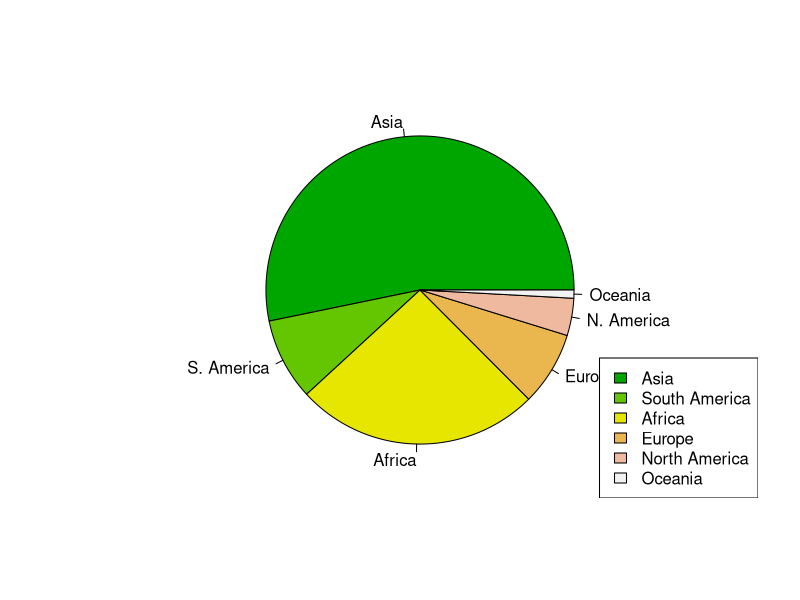
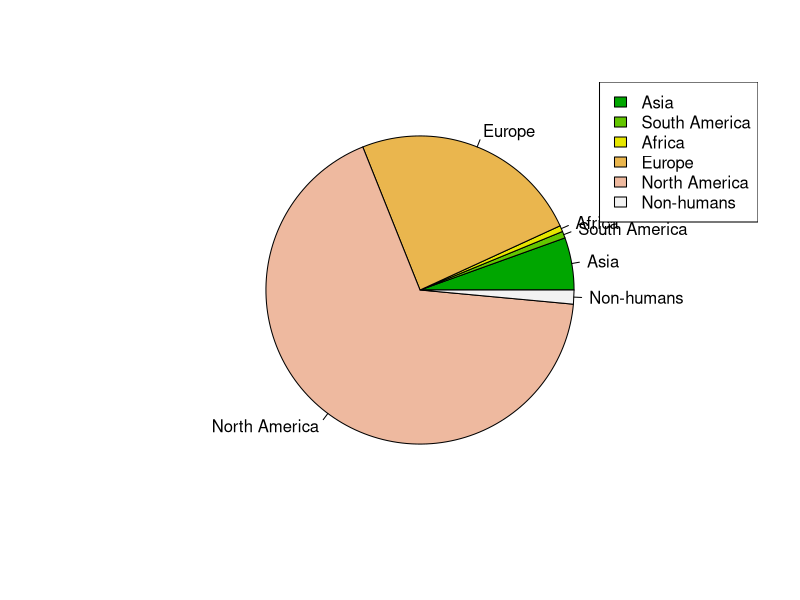

The R script that drew these images, in order: (Note: this script raises an error after producing the figures.)

jpeg("/Users/lscpuser/Desktop/rplot_real.jpg", res=100, width=1215,height=700, pointsize=17)
slices <- c(311.5, 50.3, 150, 45.4, 22.9, 5)
lbls <- c("Asia", "S. America", "Africa", "Europe", "N. America", "Oceania")
pie(slices, labels = lbls, col=terrain.colors(6))
legend("bottomright", c("Asia", "South America", "Africa", "Europe", "North America", "Oceania"), cex=1, fill=terrain.colors(6))
dev.off()

jpeg("/Users/lscpuser/Desktop/rplot_lit.jpg", res=100,  height=700, width=950, pointsize=17)
slices <- c(5.43, 0.7, 0.63, 23.92, 66.65, 1.45)
lbls <- c("Asia", "South America", "Africa", "Europe", "North America", "Non-humans")
pie(slices, labels = lbls, col=terrain.colors(6))
legend("topright", c("Asia", "South America", "Africa", "Europe", "North America", "Non-humans"), cex=1, fill=terrain.colors(6))
dev.off()


jpeg("/Users/lscpuser/Desktop/rplot_lang_real.jpg", res=100, width=1250,height=900, pointsize=17.5)
slices <- c(444, 1526, 1227, 477, 455, 2622, 366)
lbls <- c("Indo-European","Niger-Congo (1526)","Austronesian","Trans-New Guinea","Sino-Tibetan","Others","Afro-Asiatic")
pie(slices, labels = lbls, col=magma(7), cex=1)
legend("bottomleft", c("Indo-European","Niger-Congo (1526)","Austronesian","Trans-New Guinea","Sino-Tibetan","Afro-Asiatic"), cex=1.1, fill=magma(7))
dev.off()

jpeg("/Users/lscpuser/Desktop/rplot_lang_lit.jpg",res=100,  height=700, width=950, pointsize=17)
slices <- c(17, 69, 14)
lbls <- c("Indo-European","English","Other families")
pie(slices, labels = lbls, col=magma(3))
legend("topleft", c("Other Indo-European","English","Other families"), cex=1, fill=magma(3))

dev.off()
